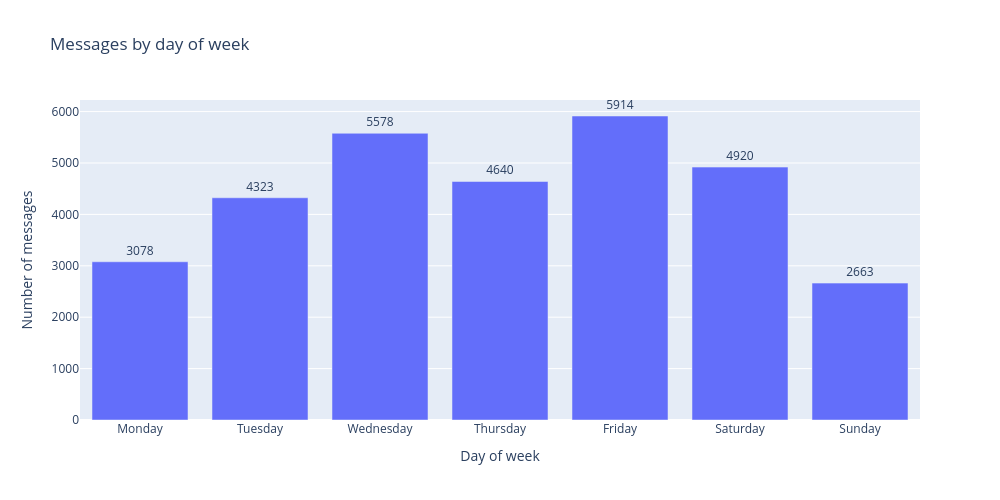

Write notebook code for a chart like this one.
### Code cell
# plotly graph
fig = px.bar(
    messages_by_day,
    x="day_of_week",
    y="messages",
    title="Messages by day of week",
    labels={
        "day_of_week": "Day of week",
        "messages": "Number of messages",
    },
    text="messages",
)

fig.update_traces(
    textposition="outside"
)

fig.update_layout(
    width=1000,
    height=500,
    showlegend=False,
)

fig.show()

# matplotlib graph
import matplotlib.pyplot as plt

plt.figure(figsize=(10, 5))

bars = plt.bar(
    messages_by_day["day_of_week"],
    messages_by_day["messages"],
)

plt.xlabel("Day of week")
plt.ylabel("Number of messages")
plt.title("Messages by day of week")

# Mostrar el número de mensajes encima de cada barra
plt.bar_label(
    bars,
    padding=3
)

plt.xticks(rotation=45)
plt.tight_layout()

plt.show()

### Figure 1 — Plotly figure (JSON) as saved in the notebook; plotly's stock layout.template omitted (floating-point values rounded to 4 significant figures)
{"data": [{"hovertemplate": "Day of week=%{x}<br>Number of messages=%{text}<extra></extra>", "legendgroup": "", "marker": {"color": "#636efa", "pattern": {"shape": ""}}, "name": "", "orientation": "v", "showlegend": false, "text": [3078.0, 4323.0, 5578.0, 4640.0, 5914.0, 4920.0, 2663.0], "textposition": "outside", "type": "bar", "x": ["Monday", "Tuesday", "Wednesday", "Thursday", "Friday", "Saturday", "Sunday"], "xaxis": "x", "y": [3078, 4323, 5578, 4640, 5914, 4920, 2663], "yaxis": "y"}], "layout": {"barmode": "relative", "height": 500, "legend": {"tracegroupgap": 0}, "showlegend": false, "title": {"text": "Messages by day of week"}, "width": 1000, "xaxis": {"anchor": "y", "domain": [0, 1], "title": {"text": "Day of week"}}, "yaxis": {"anchor": "x", "domain": [0, 1], "title": {"text": "Number of messages"}}}}
